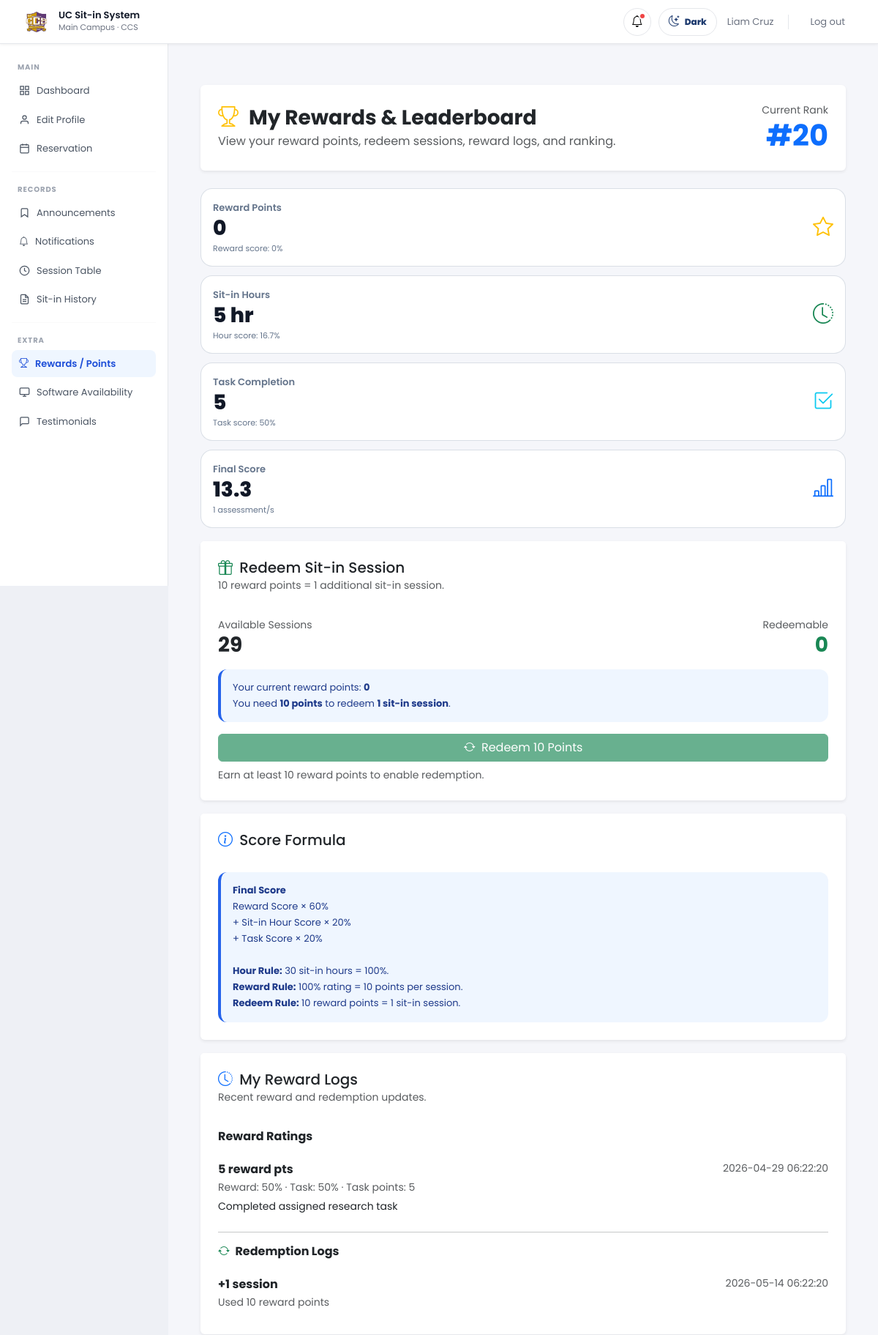
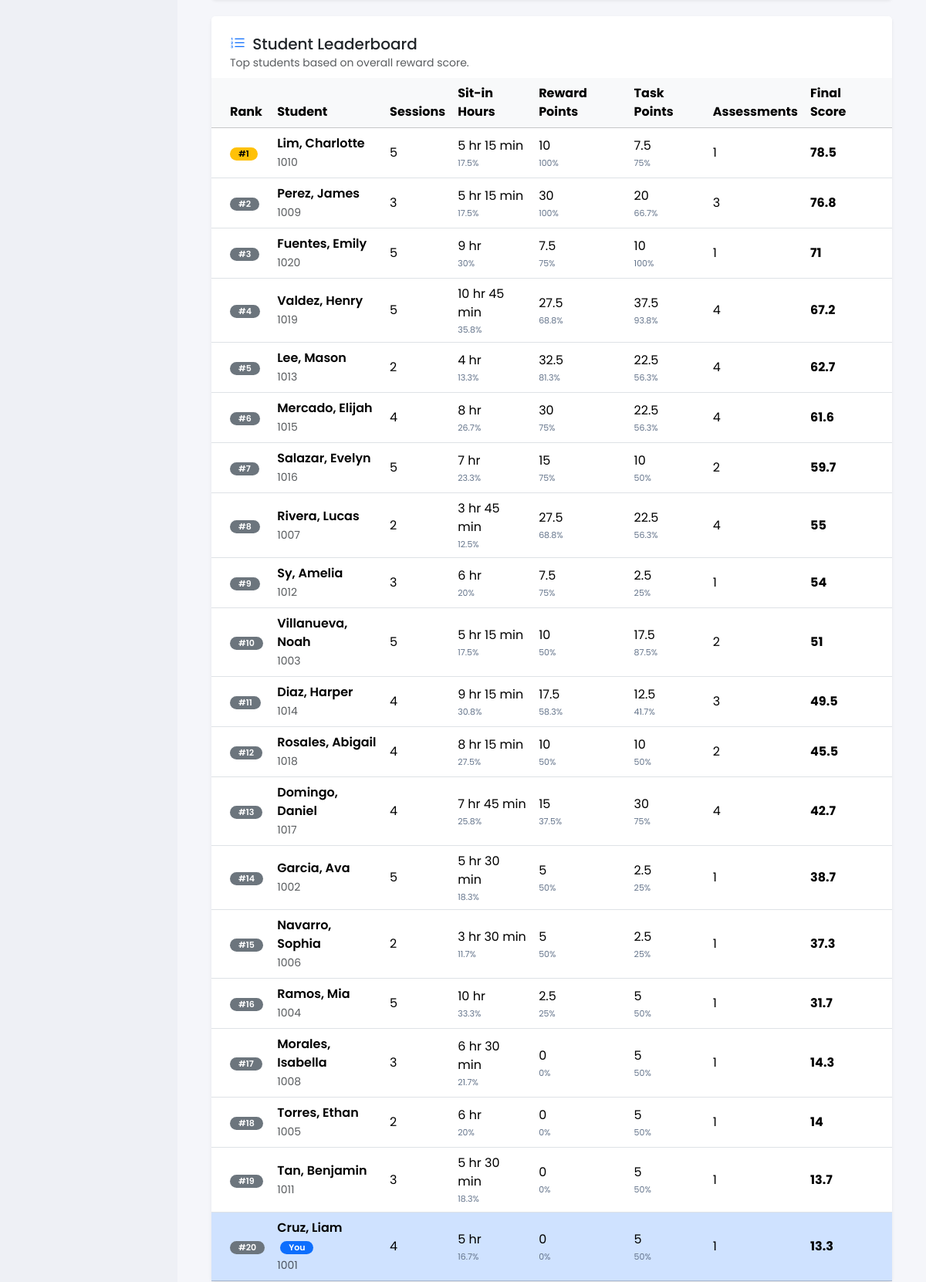
The page /student_module/rewards.php (signed in, upper part) on the database its author committed (2 pictures, top to bottom).
### tables this page shows
CREATE TABLE IF NOT EXISTS students (
  id INT AUTO_INCREMENT PRIMARY KEY,
  studentid VARCHAR(50) NOT NULL UNIQUE,
  firstname VARCHAR(100) NOT NULL,
  middlename VARCHAR(100) DEFAULT '',
  lastname VARCHAR(100) NOT NULL,
  course VARCHAR(100) DEFAULT '',
  yearlvl VARCHAR(50) DEFAULT '',
  email VARCHAR(150) DEFAULT '',
  addrs VARCHAR(255) DEFAULT '',
  password VARCHAR(255) NOT NULL,

   
  session_credits INT NOT NULL DEFAULT 30,

   
  reward_points DECIMAL(10,2) NOT NULL DEFAULT 0,

   
  reward_points_earned DECIMAL(10,2) NOT NULL DEFAULT 0,

   
  task_completed DECIMAL(10,2) NOT NULL DEFAULT 0,

  avatar VARCHAR(255) DEFAULT NULL,
  created_at DATETIME NOT NULL DEFAULT CURRENT_TIMESTAMP,
  updated_at DATETIME NULL DEFAULT NULL ON UPDATE CURRENT_TIMESTAMP
);

CREATE TABLE IF NOT EXISTS reward_point_logs (
  id INT AUTO_INCREMENT PRIMARY KEY,
  student_id INT NOT NULL,
  reward_percent INT NOT NULL DEFAULT 0,
  task_percent INT NOT NULL DEFAULT 0,
  points_added DECIMAL(10,2) NOT NULL DEFAULT 0,
  task_added DECIMAL(10,2) NOT NULL DEFAULT 0,
  reason VARCHAR(255) NOT NULL,
  awarded_by VARCHAR(100) DEFAULT 'Administrator',
  created_at DATETIME NOT NULL DEFAULT CURRENT_TIMESTAMP,

  INDEX idx_reward_logs_student (student_id),
  INDEX idx_reward_logs_created (created_at),

  CONSTRAINT fk_reward_logs_student
    FOREIGN KEY (student_id)
    REFERENCES students(id)
    ON DELETE CASCADE
    ON UPDATE CASCADE
);

CREATE TABLE IF NOT EXISTS reward_redemption_logs (
  id INT AUTO_INCREMENT PRIMARY KEY,
  student_id INT NOT NULL,
  points_used DECIMAL(10,2) NOT NULL DEFAULT 0,
  sessions_added INT NOT NULL DEFAULT 0,
  created_at DATETIME NOT NULL DEFAULT CURRENT_TIMESTAMP,

  INDEX idx_redemption_student (student_id),
  INDEX idx_redemption_created (created_at),

  CONSTRAINT fk_redemption_student
    FOREIGN KEY (student_id)
    REFERENCES students(id)
    ON DELETE CASCADE
    ON UPDATE CASCADE
);

### student_module/rewards.php (the view, shortened to what the rows shown need)
<?php
require_once '../controllers/announcements/student_notifications.php';
function tableExists(mysqli $conn, string $tableName): bool
{
    $stmt = $conn->prepare("
        SELECT COUNT(*) AS total
        FROM INFORMATION_SCHEMA.TABLES
        WHERE TABLE_SCHEMA = DATABASE()
          AND TABLE_NAME = ?
    ");
    $stmt->bind_param('s', $tableName);
    $stmt->execute();
    $row = $stmt->get_result()->fetch_assoc();
    return (int)($row['total'] ?? 0) > 0;
}
function columnExists(mysqli $conn, string $tableName, string $columnName): bool
{
    $stmt = $conn->prepare("
        SELECT COUNT(*) AS total
        FROM INFORMATION_SCHEMA.COLUMNS
        WHERE TABLE_SCHEMA = DATABASE()
          AND TABLE_NAME = ?
          AND COLUMN_NAME = ?
    ");
    $stmt->bind_param('ss', $tableName, $columnName);
    $stmt->execute();
    $row = $stmt->get_result()->fetch_assoc();
    return (int)($row['total'] ?? 0) > 0;
}
function formatHours($minutes)
{
    $minutes = max(0, (int)$minutes);
    $hours = intdiv($minutes, 60);
    $mins = $minutes % 60;
    if ($hours > 0 && $mins > 0) {
        return $hours . ' hr ' . $mins . ' min';
    }
    if ($hours > 0) {
        return $hours . ' hr';
    }
    return $mins . ' min';
}
function formatNumber($value)
{
    $value = (float)$value;
    if (abs($value - round($value)) < 0.001) {
        return (string)(int)round($value);
    }
    return number_format($value, 1);
}
function clampScore($value)
{
    return max(0, min(100, (float)$value));
}
function computeRewardScore(float $rewardPoints, int $assessmentCount): float
{
    return clampScore(($rewardPoints / ($assessmentCount * 10)) * 100);
}
function computeHourScore(int $totalMinutes): float
{
    $targetHours = 30;
    $totalHours = $totalMinutes / 60;
    return clampScore(($totalHours / $targetHours) * 100);
}
function computeTaskScore(float $taskPoints, int $assessmentCount): float
{
    return clampScore(($taskPoints / ($assessmentCount * 10)) * 100);
}
function computeFinalScore(float $rewardScore, float $hourScore, float $taskScore): float
{
    return round(($rewardScore * 0.60) + ($hourScore * 0.20) + ($taskScore * 0.20), 2);
}
$hasRewardPoints = columnExists($conn, 'students', 'reward_points');
$hasTaskCompleted = columnExists($conn, 'students', 'task_completed');
$hasSessionCredits = columnExists($conn, 'students', 'session_credits');
$hasRewardLogs = tableExists($conn, 'reward_point_logs');
$hasRedemptionLogs = tableExists($conn, 'reward_redemption_logs');
$rewardColumn = $hasRewardPoints ? 'COALESCE(s.reward_points, 0)' : '0';
$taskColumn = $hasTaskCompleted ? 'COALESCE(s.task_completed, 0)' : '0';
$rewardLogJoin = $hasRewardLogs
    ? "
        LEFT JOIN (
            SELECT student_id, COUNT(*) AS assessment_count
            FROM reward_point_logs
            GROUP BY student_id
        ) rpl ON rpl.student_id = s.id
      "
    : "
        LEFT JOIN (
            SELECT NULL AS student_id, 0 AS assessment_count
        ) rpl ON rpl.student_id = s.id
      ";
$leaderboard = [];
$result = $conn->query("
    SELECT
        s.id,
        s.studentid,
        s.lastname,
        s.firstname,
        s.middlename,
        s.course,
        s.yearlvl,
        $rewardColumn AS reward_points,
        $taskColumn AS task_completed,
        COALESCE(sr.total_sessions, 0) AS total_sessions,
        COALESCE(sr.total_minutes, 0) AS total_minutes,
        COALESCE(rpl.assessment_count, 0) AS assessment_count
    FROM students s
    LEFT JOIN (
        SELECT
            student_id,
            COUNT(*) AS total_sessions,
            COALESCE(SUM(
                CASE
                    WHEN logout_time IS NOT NULL
                    THEN TIMESTAMPDIFF(MINUTE, login_time, logout_time)
                    ELSE 0
                END
            ), 0) AS total_minutes
        FROM sitin_records
        GROUP BY student_id
    ) sr ON sr.student_id = s.id
    $rewardLogJoin
");
if ($result) {
    while ($row = $result->fetch_assoc()) {
        $rewardPoints = (float)$row['reward_points'];
        $taskPoints = (float)$row['task_completed'];
        $assessmentCount = (int)$row['assessment_count'];
        $totalMinutes = (int)$row['total_minutes'];
        $rewardScore = computeRewardScore($rewardPoints, $assessmentCount);
        $hourScore = computeHourScore($totalMinutes);
        $taskScore = computeTaskScore($taskPoints, $assessmentCount);
        $finalScore = computeFinalScore($rewardScore, $hourScore, $taskScore);
        $row['reward_score'] = $rewardScore;
        $row['hour_score'] = $hourScore;
        $row['task_score'] = $taskScore;
        $row['leaderboard_score'] = $finalScore;
        $leaderboard[] = $row;
    }
}
usort($leaderboard, function ($a, $b) {
    return $b['leaderboard_score'] <=> $a['leaderboard_score'];
});
$mySessionCredits = 0;
if ($hasSessionCredits) {
    $creditStmt = $conn->prepare("
        SELECT session_credits
        FROM students
        WHERE id = ?
        LIMIT 1
    ");
    if ($creditStmt) {
        $creditStmt->bind_param('i', $student_id);
        $creditStmt->execute();
        $creditRow = $creditStmt->get_result()->fetch_assoc();
        $mySessionCredits = (int)($creditRow['session_credits'] ?? 0);
    }
}
$myLogs = [];
if ($hasRewardLogs) {
    $logStmt = $conn->prepare("
        SELECT reward_percent, task_percent, points_added, task_added, reason, awarded_by, created_at
        FROM reward_point_logs
        WHERE student_id = ?
        ORDER BY created_at DESC
        LIMIT 20
    ");
    if ($logStmt) {
        $logStmt->bind_param('i', $student_id);
        $logStmt->execute();
        $myLogs = $logStmt->get_result()->fetch_all(MYSQLI_ASSOC);
    }
}
$myRedemptionLogs = [];
if ($hasRedemptionLogs) {
    $redemptionStmt = $conn->prepare("
        SELECT points_used, sessions_added, created_at
        FROM reward_redemption_logs
        WHERE student_id = ?
        ORDER BY created_at DESC
        LIMIT 10
    ");
    if ($redemptionStmt) {
        $redemptionStmt->bind_param('i', $student_id);
        $redemptionStmt->execute();
        $myRedemptionLogs = $redemptionStmt->get_result()->fetch_all(MYSQLI_ASSOC);
    }
}
?>
<!DOCTYPE html>
<html lang="en">
<head>
  <link rel="stylesheet" href="https://cdn.jsdelivr.net/npm/bootstrap@5.3.3/dist/css/bootstrap.min.css">
  <link rel="stylesheet" href="../assets/css/style.css">
  <link rel="stylesheet" href="../assets/css/student.css">
  <link rel="stylesheet" href="https://cdn.jsdelivr.net/npm/bootstrap-icons@1.11.3/font/bootstrap-icons.css">
</head>
<body class="student-dashboard-page">
  <div class="admin-layout">
    <main class="admin-main">
      <div class="container-fluid py-4">
        <div class="card border-0 shadow-sm mb-4">
          <div class="card-body p-4">
            <div class="d-flex flex-wrap justify-content-between align-items-center gap-3">
              <div>
                <h1 class="h3 fw-bold mb-1">
                  <i class="bi bi-trophy text-warning me-2"></i>
                  My Rewards & Leaderboard
                </h1>
              </div>
            </div>
          </div>
        </div>
        <div class="reward-layout">
          <aside class="reward-left">
            <div class="card border-0 shadow-sm">
              <div class="card-header bg-white border-0 pt-4 px-4">
                <h2 class="h5 mb-0">
                  <i class="bi bi-gift text-success me-1"></i>
                  Redeem Sit-in Session
                </h2>
              </div>
              <div class="card-body p-4">
                <div class="d-flex justify-content-between align-items-center mb-3">
                  <div>
                    <div class="text-muted small">Available Sessions</div>
                    <div class="h3 fw-bold mb-0"><?= $mySessionCredits ?></div>
                  </div>
                </div>
              </div>
            </div>
            <div class="card border-0 shadow-sm">
              <div class="card-header bg-white border-0 pt-4 px-4">
                <h2 class="h5 mb-0">
                  <i class="bi bi-info-circle text-primary me-1"></i>
                  Score Formula
                </h2>
              </div>
            </div>
            <div class="card border-0 shadow-sm">
              <div class="card-header bg-white border-0 pt-4 px-4">
                <h2 class="h5 mb-0">
                  <i class="bi bi-clock-history text-primary me-1"></i>
                  My Reward Logs
                </h2>
              </div>
              <div class="card-body p-4 logs-box">
                <?php if (!$myLogs): ?>
                  <p class="text-muted mb-0">No reward logs yet.</p>
                <?php else: ?>
                  <div class="list-group list-group-flush">
                    <?php foreach ($myLogs as $log): ?>
                      <div class="list-group-item px-0 bg-transparent">
                        <div class="d-flex justify-content-between gap-2">
                          <strong><?= formatNumber($log['points_added']) ?> reward pts</strong>
                          <small class="text-muted"><?= htmlspecialchars($log['created_at']) ?></small>
                        </div>
                        <small class="text-muted">
                          Reward: <?= (int)$log['reward_percent'] ?>%
                          · Task: <?= (int)$log['task_percent'] ?>%
                          · Task points: <?= formatNumber($log['task_added']) ?>
                        </small>
                        <div class="small mt-1"><?= htmlspecialchars($log['reason']) ?></div>
                      </div>
                    <?php endforeach; ?>
                  </div>
                <?php endif; ?>
                <?php if (!$myRedemptionLogs): ?>
                  <p class="text-muted mb-0">No redemption logs yet.</p>
                <?php else: ?>
                  <div class="list-group list-group-flush">
                    <?php foreach ($myRedemptionLogs as $redeemLog): ?>
                      <div class="list-group-item px-0 bg-transparent">
                        <div class="d-flex justify-content-between gap-2">
                          <strong>+<?= (int)$redeemLog['sessions_added'] ?> session</strong>
                          <small class="text-muted"><?= htmlspecialchars($redeemLog['created_at']) ?></small>
                        </div>
                        <small class="text-muted">
                          Used <?= formatNumber($redeemLog['points_used']) ?> reward points
                        </small>
                      </div>
                    <?php endforeach; ?>
                  </div>
                <?php endif; ?>
              </div>
            </div>
          </aside>
          <section>
            <div class="card border-0 shadow-sm">
              <div class="card-header bg-white border-0 pt-4 px-4">
                <h2 class="h5 mb-0">
                  <i class="bi bi-list-ol text-primary me-1"></i>
                  Student Leaderboard
                </h2>
              </div>
              <div class="card-body p-0">
                <div class="table-responsive">
                  <table class="table table-hover align-middle mb-0">
                    <thead class="table-light">
                      <tr>
                        <th class="ps-4">Rank</th>
                        <th>Student</th>
                        <th>Sessions</th>
                        <th>Sit-in Hours</th>
                        <th>Reward Points</th>
                        <th>Task Points</th>
                        <th>Assessments</th>
                        <th class="pe-4">Final Score</th>
                      </tr>
                    </thead>
                    <tbody>
                      <?php foreach ($leaderboard as $index => $student): ?>
                        <?php
                          $rank = $index + 1;
                          $isMe = (int)$student['id'] === $student_id;
                        ?>
                        <tr class="<?= $isMe ? 'table-primary' : '' ?>">
                          <td class="ps-4">
                            <span class="badge text-bg-<?= $rank === 1 ? 'warning' : 'secondary' ?>">
                              #<?= $rank ?>
                            </span>
                          </td>
                          <td>
                            <div class="fw-semibold">
                              <?= htmlspecialchars($student['lastname'] . ', ' . $student['firstname']) ?>
                              <?= $isMe ? '<span class="badge text-bg-primary ms-1">You</span>' : '' ?>
                            </div>
                            <small class="text-muted"><?= htmlspecialchars($student['studentid']) ?></small>
                          </td>
                          <td><?= (int)$student['total_sessions'] ?></td>
                          <td>
                            <?= formatHours($student['total_minutes']) ?>
                            <span class="score-small"><?= formatNumber($student['hour_score']) ?>%</span>
                          </td>
                          <td>
                            <?= formatNumber($student['reward_points']) ?>
                            <span class="score-small"><?= formatNumber($student['reward_score']) ?>%</span>
                          </td>
                          <td>
                            <?= formatNumber($student['task_completed']) ?>
                            <span class="score-small"><?= formatNumber($student['task_score']) ?>%</span>
                          </td>
                          <td><?= (int)$student['assessment_count'] ?></td>
                          <td class="pe-4">
                            <strong><?= formatNumber($student['leaderboard_score']) ?></strong>
                          </td>
                        </tr>
                      <?php endforeach; ?>
                    </tbody>
                  </table>
                </div>
              </div>
            </div>
          </section>
        </div>
      </div>
    </main>
  </div>
</body>
</html>

### rows shown on the page
students: session_credits "29", rank "20", lastname+firstname "Cruz, Liam", shows "You", studentid "1001", total_sessions "4", total_minutes "5 hr", hour_score "16.7", reward_points "0", reward_score "0", task_completed "5", task_score "50", assessment_count "1", leaderboard_score "13.3"
reward_point_logs: points_added "5", created_at "2026-04-29 06:22:20", reward_percent "50", task_percent "50", task_added "5", reason "Completed assigned research task"
reward_redemption_logs: sessions_added "1", created_at "2026-05-14 06:22:20", points_used "10"
students: rank "1", lastname+firstname "Lim, Charlotte", studentid "1010", total_sessions "5", total_minutes "5 hr 15 min", hour_score "17.5", reward_points "10", reward_score "100", task_completed "7.5", task_score "75", assessment_count "1", leaderboard_score "78.5"
students: rank "2", lastname+firstname "Perez, James", studentid "1009", total_sessions "3", total_minutes "5 hr 15 min", hour_score "17.5", reward_points "30", reward_score "100", task_completed "20", task_score "66.7", assessment_count "3", leaderboard_score "76.8"
students: rank "3", lastname+firstname "Fuentes, Emily", studentid "1020", total_sessions "5", total_minutes "9 hr", hour_score "30", reward_points "7.5", reward_score "75", task_completed "10", task_score "100", assessment_count "1", leaderboard_score "71"
students: rank "4", lastname+firstname "Valdez, Henry", studentid "1019", total_sessions "5", total_minutes "10 hr 45 min", hour_score "35.8", reward_points "27.5", reward_score "68.8", task_completed "37.5", task_score "93.8", assessment_count "4", leaderboard_score "67.2"
students: rank "5", lastname+firstname "Lee, Mason", studentid "1013", total_sessions "2", total_minutes "4 hr", hour_score "13.3", reward_points "32.5", reward_score "81.3", task_completed "22.5", task_score "56.3", assessment_count "4", leaderboard_score "62.7"
students: rank "6", lastname+firstname "Mercado, Elijah", studentid "1015", total_sessions "4", total_minutes "8 hr", hour_score "26.7", reward_points "30", reward_score "75", task_completed "22.5", task_score "56.3", assessment_count "4", leaderboard_score "61.6"
students: rank "7", lastname+firstname "Salazar, Evelyn", studentid "1016", total_sessions "5", total_minutes "7 hr", hour_score "23.3", reward_points "15", reward_score "75", task_completed "10", task_score "50", assessment_count "2", leaderboard_score "59.7"
students: rank "8", lastname+firstname "Rivera, Lucas", studentid "1007", total_sessions "2", total_minutes "3 hr 45 min", hour_score "12.5", reward_points "27.5", reward_score "68.8", task_completed "22.5", task_score "56.3", assessment_count "4", leaderboard_score "55"
students: rank "9", lastname+firstname "Sy, Amelia", studentid "1012", total_sessions "3", total_minutes "6 hr", hour_score "20", reward_points "7.5", reward_score "75", task_completed "2.5", task_score "25", assessment_count "1", leaderboard_score "54"
students: rank "10", lastname+firstname "Villanueva, Noah", studentid "1003", total_sessions "5", total_minutes "5 hr 15 min", hour_score "17.5", reward_points "10", reward_score "50", task_completed "17.5", task_score "87.5", assessment_count "2", leaderboard_score "51"
students: rank "11", lastname+firstname "Diaz, Harper", studentid "1014", total_sessions "4", total_minutes "9 hr 15 min", hour_score "30.8", reward_points "17.5", reward_score "58.3", task_completed "12.5", task_score "41.7", assessment_count "3", leaderboard_score "49.5"
students: rank "12", lastname+firstname "Rosales, Abigail", studentid "1018", total_sessions "4", total_minutes "8 hr 15 min", hour_score "27.5", reward_points "10", reward_score "50", task_completed "10", task_score "50", assessment_count "2", leaderboard_score "45.5"
students: rank "13", lastname+firstname "Domingo, Daniel", studentid "1017", total_sessions "4", total_minutes "7 hr 45 min", hour_score "25.8", reward_points "15", reward_score "37.5", task_completed "30", task_score "75", assessment_count "4", leaderboard_score "42.7"
students: rank "14", lastname+firstname "Garcia, Ava", studentid "1002", total_sessions "5", total_minutes "5 hr 30 min", hour_score "18.3", reward_points "5", reward_score "50", task_completed "2.5", task_score "25", assessment_count "1", leaderboard_score "38.7"
students: rank "15", lastname+firstname "Navarro, Sophia", studentid "1006", total_sessions "2", total_minutes "3 hr 30 min", hour_score "11.7", reward_points "5", reward_score "50", task_completed "2.5", task_score "25", assessment_count "1", leaderboard_score "37.3"
students: rank "16", lastname+firstname "Ramos, Mia", studentid "1004", total_sessions "5", total_minutes "10 hr", hour_score "33.3", reward_points "2.5", reward_score "25", task_completed "5", task_score "50", assessment_count "1", leaderboard_score "31.7"
students: rank "17", lastname+firstname "Morales, Isabella", studentid "1008", total_sessions "3", total_minutes "6 hr 30 min", hour_score "21.7", reward_points "0", reward_score "0", task_completed "5", task_score "50", assessment_count "1", leaderboard_score "14.3"
students: rank "18", lastname+firstname "Torres, Ethan", studentid "1005", total_sessions "2", total_minutes "6 hr", hour_score "20", reward_points "0", reward_score "0", task_completed "5", task_score "50", assessment_count "1", leaderboard_score "14"
students: rank "19", lastname+firstname "Tan, Benjamin", studentid "1011", total_sessions "3", total_minutes "5 hr 30 min", hour_score "18.3", reward_points "0", reward_score "0", task_completed "5", task_score "50", assessment_count "1", leaderboard_score "13.7"

### other values the page prints
$firstname "Liam"
$lastname "Cruz"
$myRank ?: '—' "20"
formatNumber($myRewardPoints) "0"
formatNumber($myRewardScore) "0"
formatHours($myTotalMinutes) "5 hr"
formatNumber($myHourScore) "16.7"
formatNumber($myTaskPoints) "5"
formatNumber($myTaskScore) "50"
formatNumber($myScore) "13.3"
$myAssessmentCount "1"
$redeemableSessions "0"
